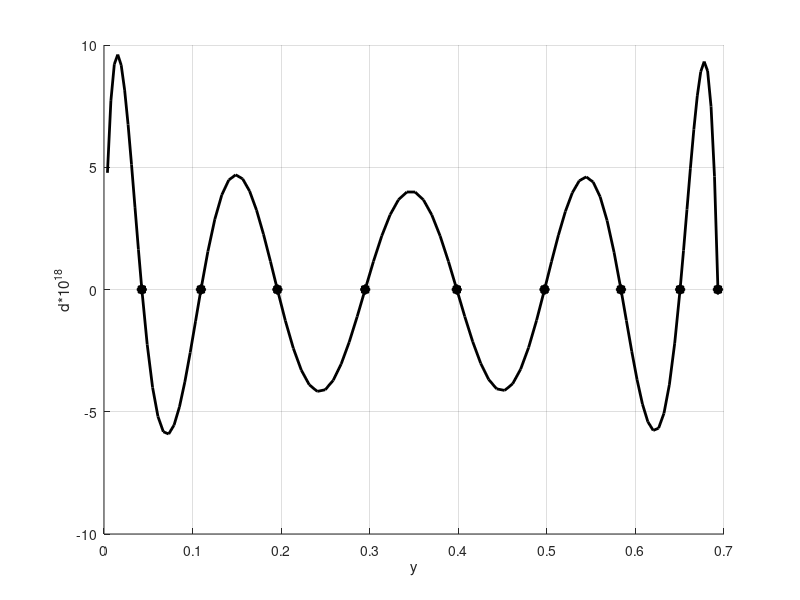

MATLAB code for this plot:
clc
clear all
close all

y0 = [0.0427289707008092102182511
0.1094591957602738855917595
0.1957554226405850714085113
0.2948224502209071577114334
0.3983247303390381281955134
0.4973917579193601674778646
0.5836879847996714003151872
0.6504182098591360756886957
0.6931471805599453094172321
];

Y = [0.0038844518818917463834774
0.0077689037637834927669547
0.0116533556456752391504321
0.0155378075275669855339095
0.0194222594094587319173868
0.0233067112913504783008642
0.0271911631732422246843416
0.0310756150551339710678189
0.0349600669370257174512963
0.0388445188189174638347737
0.0427289707008092102182511
0.0487953547971241807067518
0.0548617388934391511952526
0.0609281229897541216837534
0.0669945070860690921722541
0.0730608911823840626607549
0.0791272752786990331492557
0.0851936593750140036377565
0.0912600434713289741262572
0.0973264275676439446147580
0.1033928116639589151032588
0.1094591957602738855917595
0.1173043072948476297569188
0.1251494188294213739220780
0.1329945303639951180872373
0.1408396418985688622523965
0.1486847534331426064175558
0.1565298649677163505827150
0.1643749765022900947478743
0.1722200880368638389130335
0.1800651995714375830781928
0.1879103111060113272433520
0.1957554226405850714085113
0.2047615160569779883451406
0.2137676094733709052817698
0.2227737028897638222183991
0.2317797963061567391550284
0.2407858897225496560916577
0.2497919831389425730282870
0.2587980765553354899649162
0.2678041699717284069015455
0.2768102633881213238381748
0.2858163568045142407748041
0.2948224502209071577114334
0.3042317484134645186645315
0.3136410466060218796176297
0.3230503447985792405707279
0.3324596429911366015238261
0.3418689411836939624769243
0.3512782393762513234300224
0.3606875375688086843831206
0.3700968357613660453362188
0.3795061339539234062893170
0.3889154321464807672424152
0.3983247303390381281955134
0.4073308237554310408575453
0.4163369171718239535195772
0.4253430105882168661816091
0.4343491040046097788436411
0.4433551974210026915056730
0.4523612908373956041677049
0.4613673842537885168297369
0.4703734776701814294917688
0.4793795710865743421538007
0.4883856645029672548158327
0.4973917579193601674778646
0.5052368694539339159176212
0.5130819809885076643573778
0.5209270925230814127971344
0.5287722040576551612368910
0.5366173155922289096766476
0.5444624271268026581164042
0.5523075386613764065561608
0.5601526501959501549959174
0.5679977617305239034356740
0.5758428732650976518754306
0.5836879847996714003151872
0.5897543688959863708036879
0.5958207529923013412921887
0.6018871370886163117806895
0.6079535211849312822691903
0.6140199052812462527576910
0.6200862893775612232461918
0.6261526734738761937346926
0.6322190575701911642231933
0.6382854416665061347116941
0.6443518257628211052001949
0.6504182098591360756886957
0.6543026617410278242094717
0.6581871136229195727302477
0.6620715655048113212510238
0.6659560173867030697717998
0.6698404692685948182925759
0.6737249211504865668133519
0.6776093730323783153341280
0.6814938249142700638549040
0.6853782767961618123756800
0.6892627286780535608964561
0.6931471805599453094172321
];

delta_base = [
0.00000000000000000000000000000000000000000000000000000000031948373143494200000000
0.00000000000000000000000000000000000000000000000000000000081187571859173500000000
0.00000000000000000000000000000000000000000000000000000000143582246070614800000000
0.00000000000000000000000000000000000000000000000000000000213090926774572400000000
0.00000000000000000000000000000000000000000000000000000000282611196535586200000000
0.00000000000000000000000000000000000000000000000000000000345265075086931000000000
0.00000000000000000000000000000000000000000000000000000000395876585684043800000000
0.00000000000000000000000000000000000000000000000000000000431923734484851900000000
0.00000000000000000000000000000000000000000000000000000000453372938084535500000000
            ];
        
delta_additional = [
0.00000000000000000477249460049617229358401737660548524475086054899620482100000000
0.00000000000000000771456464854899536063934155016152011744274473532121795800000000
0.00000000000000000921559834861838310196347510842922664302491314611193226200000000
0.00000000000000000960860106231228882499315070708641076389360355860983757300000000
0.00000000000000000917611924155170923805172092958796549266852478591360335900000000
0.00000000000000000815570545013043989635912506672143760557370985390763831100000000
0.00000000000000000674495028530400250972026979055322628108761346128025311300000000
0.00000000000000000510610601168918097263340830595920497096587257204079061200000000
0.00000000000000000337032574366743536960543448190743738235990473858341328900000000
0.00000000000000000164154105947141454151514224219988137354477201389611994100000000
0.00000000000000000000000000000000000000000000000000000000031948373143494200000000
-0.00000000000000000225304576970496629995941446646507971012242065969504179000000000
-0.00000000000000000400689003213862553367080766099877826496128657262470420100000000
-0.00000000000000000519665106842593253196517844577152430393036894267430921100000000
-0.00000000000000000581804688164027582388210096284958527103959414881551067200000000
-0.00000000000000000591039547147939325014929197781378002550913225997538950000000000
-0.00000000000000000554251381791259115893265402197813931174734036648936823100000000
-0.00000000000000000480118452710278704601600557966774659871618976093845171400000000
-0.00000000000000000378188413310578395092902129778923633629843645171386914100000000
-0.00000000000000000258149096026215657987617530191607553252535596193591628800000000
-0.00000000000000000129271325377348570193649063851686122181583056750241401900000000
0.00000000000000000000000000000000000000000000000000000000081187571859173500000000
0.00000000000000000155967908673205726851340953418360803973477982674384497000000000
0.00000000000000000287794681099483737680173055156132309016403910948448287600000000
0.00000000000000000386671400746283508739852586366481735947690353602198531000000000
0.00000000000000000447588250228994392440434616288638417957756364943259957000000000
0.00000000000000000469053941140502362375141241304922298704043878815532958400000000
0.00000000000000000452648642552964568407979011533901733447942822550344546500000000
0.00000000000000000402471098534867085620326068316791061292012127190573584600000000
0.00000000000000000324530659623012390748219613521093172834121963968364453000000000
0.00000000000000000226125857970515940782689421193273097639524077591560807300000000
0.00000000000000000115242899767643377671430475994783194771752238031242563700000000
0.00000000000000000000000000000000000000000000000000000000143582246070614800000000
-0.00000000000000000127667914521912033494927663332268875275839812514357636100000000
-0.00000000000000000240435704096323460223595137670535375066255008835241484700000000
-0.00000000000000000329822727267422475109794381414405081789797336567049754800000000
-0.00000000000000000389744364792638669096842333118979759782412406663706268500000000
-0.00000000000000000416738639820341521588879964947420986532726296434473939200000000
-0.00000000000000000410001869778639624711174806513916243216814994894892202300000000
-0.00000000000000000371252959789135359937596460352331556315145714762148902200000000
-0.00000000000000000304451565498770568191239641416963621471753235869312579500000000
-0.00000000000000000215399287950446749590275939570072844709505188435919327100000000
-0.00000000000000000111255451904727799425401229166921934399461009973078612200000000
0.00000000000000000000000000000000000000000000000000000000213090926774572400000000
0.00000000000000000114898923057636584630889716094224058196670241244050200800000000
0.00000000000000000219510726520282188096603727759816464084803424874345438800000000
0.00000000000000000305750638386304506104955933413769200943470992473390151400000000
0.00000000000000000367051231686264708892532673301259316308382522970055321800000000
0.00000000000000000398797239537539184065965305495164981499005947683239397900000000
0.00000000000000000398625961043036151166752031465844626137133295121876957500000000
0.00000000000000000366578502956956613335804545385105344900181820187982822500000000
0.00000000000000000305094621946870079291710063719695135981732331297355576700000000
0.00000000000000000218851637085549450427047918785420597664273800231262683800000000
0.00000000000000000114455557273336379966860180769380159436642954945182227200000000
0.00000000000000000000000000000000000000000000000000000000282611196535586200000000
-0.00000000000000000110639949365968496200238186843579122335478180370493611500000000
-0.00000000000000000214031549833445186945149298794467586808157426612071593600000000
-0.00000000000000000302269698636262342995797142249250283924768612288508532100000000
-0.00000000000000000368289380807913514065358311865265807750666731932593183900000000
-0.00000000000000000406394649878367295654701807140888663918407084403568577600000000
-0.00000000000000000412732615488665089933217356513311430161892324338581751600000000
-0.00000000000000000385680553725321852723753569912887100960130623279531243800000000
-0.00000000000000000326115436614974899425831960880965258712662811810271667100000000
-0.00000000000000000237537740739948689661725945213907057204861883643319474900000000
-0.00000000000000000126025466277934535402261390417798332034165787276343671000000000
0.00000000000000000000000000000000000000000000000000000000345265075086931000000000
0.00000000000000000113585408896813420416440728620638026925756264245469371100000000
0.00000000000000000222714005001966470515390855063029567762606925766459300400000000
0.00000000000000000319405189222403300643875785253562462361602159038165482400000000
0.00000000000000000395831062958059288457090456910453000657647272844134936600000000
0.00000000000000000444862028227849527928502337311174077144827012346496069800000000
0.00000000000000000460655064316237232226152111856261226812544860793507055400000000
0.00000000000000000439259018660092855355329360495962157355355140775281011900000000
0.00000000000000000379204091389900040537421522549049448208489216552423499700000000
0.00000000000000000282034789794456396139134751873524263086639718812830595300000000
0.00000000000000000152736955638870533668200657270753966983858174381297217300000000
0.00000000000000000000000000000000000000000000000000000000395876585684043800000000
-0.00000000000000000126432736500757633977030353030036241712455789307853782300000000
-0.00000000000000000252340777811375347440984161529299400560362892487829450500000000
-0.00000000000000000369474562128402798002835643518556678632447790257580645800000000
-0.00000000000000000468796348186468259676441737424166598098000094375672168500000000
-0.00000000000000000540881475590321034935246517357921407684004516455921778500000000
-0.00000000000000000576462908097924970413295706893078807081237855999327395000000000
-0.00000000000000000567141661165185178508375158047798016162748492911104904400000000
-0.00000000000000000506287729274178410763955486510589562857747944183351919600000000
-0.00000000000000000390158238491559997540132775689558893403541563012753509300000000
-0.00000000000000000219261756761282095536181247264710612016035766915826039900000000
0.00000000000000000000000000000000000000000000000000000000431923734484851900000000
0.00000000000000000159606348592674437768580586918197951992047921851982426600000000
0.00000000000000000327579192368416530327767815457739327821162315612417197900000000
0.00000000000000000496112622717377556574042090436997741197414590811404579800000000
0.00000000000000000655111500882781032523691877984816011335617954008130832400000000
0.00000000000000000791852014349603858572684312805860073305612736245607002500000000
0.00000000000000000890609997221569765577372302066035806568704109793064451400000000
0.00000000000000000932254965496350530407977730408436314586014731407969292700000000
0.00000000000000000893807733857568543332698327893006925398667433781972084000000000
0.00000000000000000747959394370473359988139409496894946874817607938898250500000000
0.00000000000000000462549349284577541852671817322684061517430316003587879500000000
0.00000000000000000000000000000000000000000000000000000000453372938084535500000000
];
 
grid on, hold on
xlabel('y'); ylabel('d*10^1^8');
% plot(Y, delta_additional*10^16, 'k','linewidth',2); plot(y0,delta_base*10^16, 'k*','linewidth',5)
plot(Y, delta_additional*(10^18), 'k','linewidth',2); plot(y0,delta_base*(10^18), 'k*','linewidth',5)